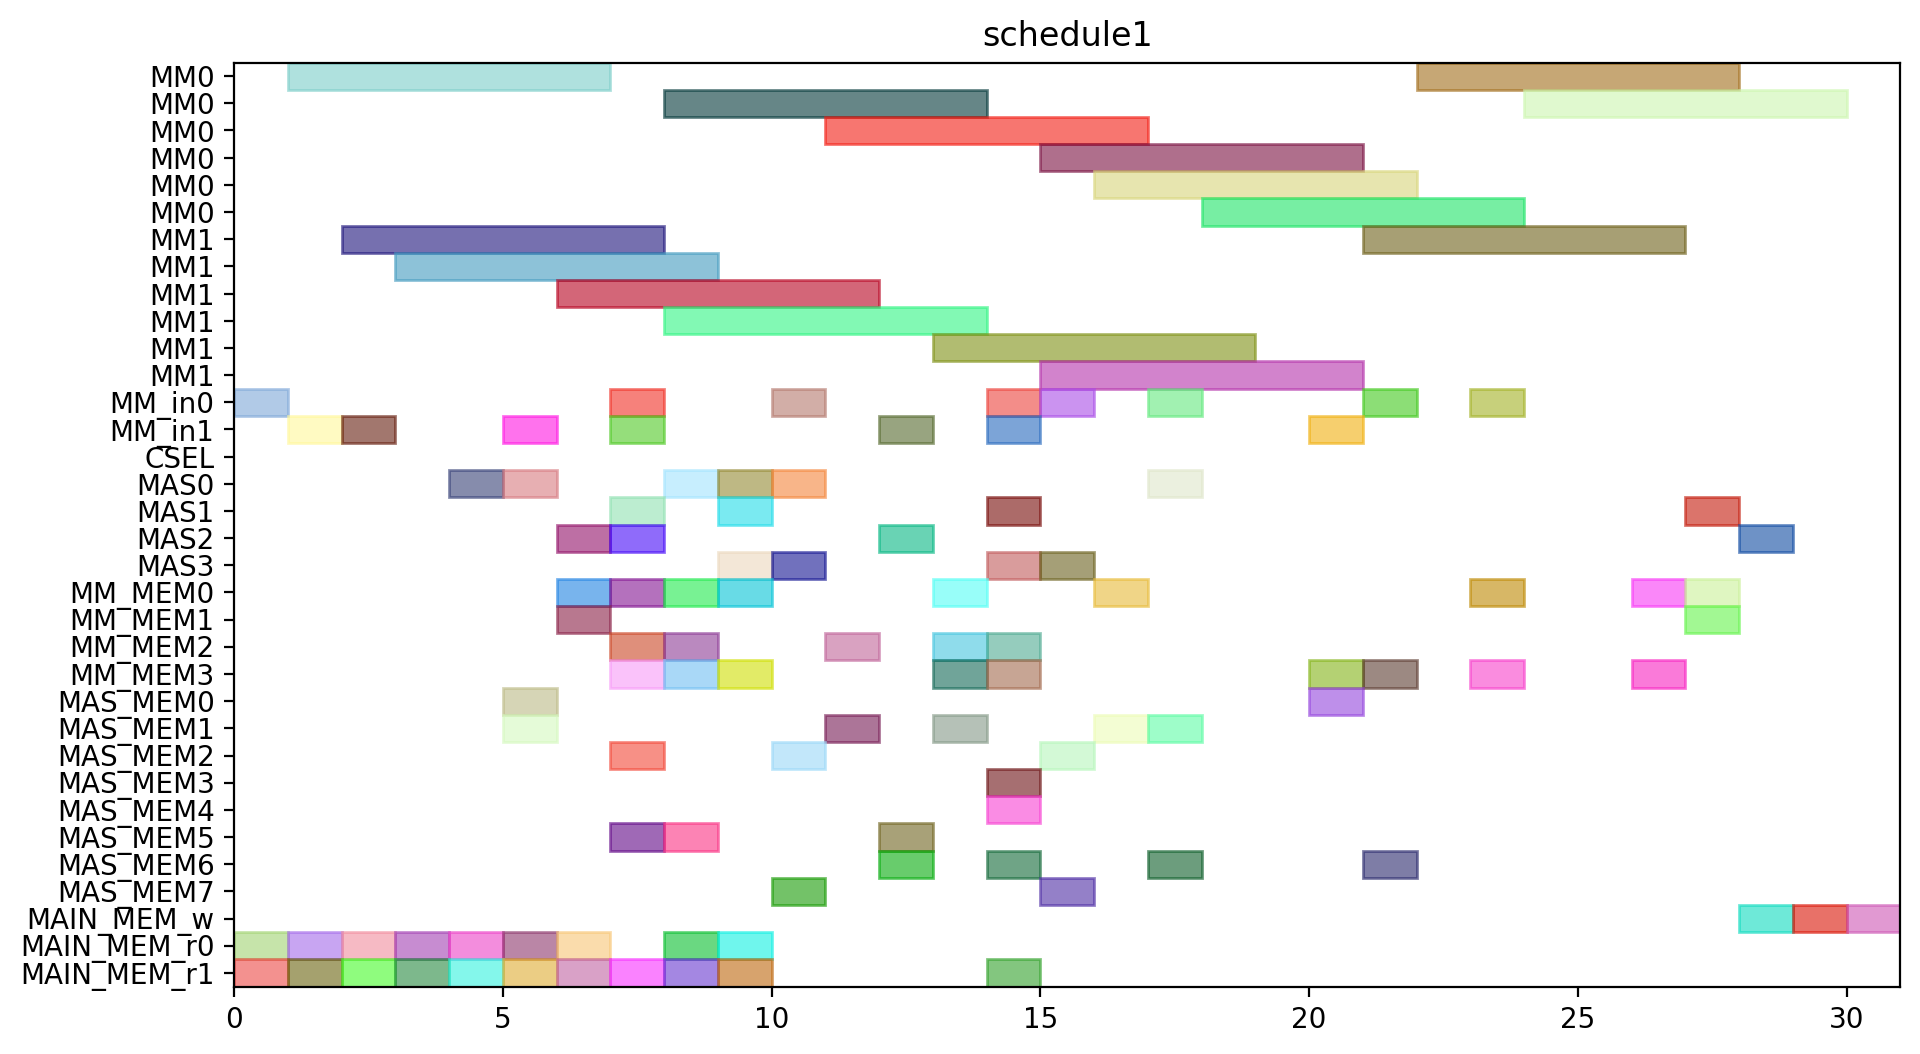

Recreate this plot in Python.
from pyschedule import Scenario, solvers, plotters, alt


def solve():
	horizon = 144
	S = Scenario("schedule1", horizon=horizon)

	# resource
	MM = S.Resources('MM', num=2, size=6)
	MM_in = S.Resources('MM_in', num=2)
	CSEL = S.Resource('CSEL')
	MAS = S.Resources('MAS', num=4, size=1, periods=range(1, horizon))
	MM_MEM = S.Resources('MM_MEM', num=4)
	MAS_MEM = S.Resources('MAS_MEM', num=8)
	MAIN_MEM_w = S.Resource('MAIN_MEM_w', size=1)
	MAIN_MEM_r = S.Resources('MAIN_MEM_r', num=2)

	# result of previous scheduling
	t0_in = S.Task('t0_in', length=1, delay_cost=1)
	S += t0_in >= 0
	t0_in += MM_in[0]

	t0_mem0 = S.Task('t0_mem0', length=1, delay_cost=1)
	S += t0_mem0 >= 0
	t0_mem0 += MAIN_MEM_r[0]

	t0_mem1 = S.Task('t0_mem1', length=1, delay_cost=1)
	S += t0_mem1 >= 0
	t0_mem1 += MAIN_MEM_r[1]

	t0 = S.Task('t0', length=6, delay_cost=1)
	S += t0 >= 1
	t0 += MM[0]

	t2_in = S.Task('t2_in', length=1, delay_cost=1)
	S += t2_in >= 1
	t2_in += MM_in[1]

	t2_mem0 = S.Task('t2_mem0', length=1, delay_cost=1)
	S += t2_mem0 >= 1
	t2_mem0 += MAIN_MEM_r[0]

	t2_mem1 = S.Task('t2_mem1', length=1, delay_cost=1)
	S += t2_mem1 >= 1
	t2_mem1 += MAIN_MEM_r[1]

	t1_in = S.Task('t1_in', length=1, delay_cost=1)
	S += t1_in >= 2
	t1_in += MM_in[1]

	t1_mem0 = S.Task('t1_mem0', length=1, delay_cost=1)
	S += t1_mem0 >= 2
	t1_mem0 += MAIN_MEM_r[0]

	t1_mem1 = S.Task('t1_mem1', length=1, delay_cost=1)
	S += t1_mem1 >= 2
	t1_mem1 += MAIN_MEM_r[1]

	t2 = S.Task('t2', length=6, delay_cost=1)
	S += t2 >= 2
	t2 += MM[1]

	t1 = S.Task('t1', length=6, delay_cost=1)
	S += t1 >= 3
	t1 += MM[1]

	t4_mem0 = S.Task('t4_mem0', length=1, delay_cost=1)
	S += t4_mem0 >= 3
	t4_mem0 += MAIN_MEM_r[0]

	t4_mem1 = S.Task('t4_mem1', length=1, delay_cost=1)
	S += t4_mem1 >= 3
	t4_mem1 += MAIN_MEM_r[1]

	t3_mem0 = S.Task('t3_mem0', length=1, delay_cost=1)
	S += t3_mem0 >= 4
	t3_mem0 += MAIN_MEM_r[0]

	t3_mem1 = S.Task('t3_mem1', length=1, delay_cost=1)
	S += t3_mem1 >= 4
	t3_mem1 += MAIN_MEM_r[1]

	t4 = S.Task('t4', length=1, delay_cost=1)
	S += t4 >= 4
	t4 += MAS[0]

	t14_mem0 = S.Task('t14_mem0', length=1, delay_cost=1)
	S += t14_mem0 >= 5
	t14_mem0 += MAIN_MEM_r[0]

	t14_mem1 = S.Task('t14_mem1', length=1, delay_cost=1)
	S += t14_mem1 >= 5
	t14_mem1 += MAIN_MEM_r[1]

	t3 = S.Task('t3', length=1, delay_cost=1)
	S += t3 >= 5
	t3 += MAS[0]

	t5_in = S.Task('t5_in', length=1, delay_cost=1)
	S += t5_in >= 5
	t5_in += MM_in[1]

	t5_mem0 = S.Task('t5_mem0', length=1, delay_cost=1)
	S += t5_mem0 >= 5
	t5_mem0 += MAS_MEM[0]

	t5_mem1 = S.Task('t5_mem1', length=1, delay_cost=1)
	S += t5_mem1 >= 5
	t5_mem1 += MAS_MEM[1]

	t13_mem0 = S.Task('t13_mem0', length=1, delay_cost=1)
	S += t13_mem0 >= 6
	t13_mem0 += MAIN_MEM_r[0]

	t13_mem1 = S.Task('t13_mem1', length=1, delay_cost=1)
	S += t13_mem1 >= 6
	t13_mem1 += MAIN_MEM_r[1]

	t14 = S.Task('t14', length=1, delay_cost=1)
	S += t14 >= 6
	t14 += MAS[2]

	t18_mem0 = S.Task('t18_mem0', length=1, delay_cost=1)
	S += t18_mem0 >= 6
	t18_mem0 += MM_MEM[0]

	t18_mem1 = S.Task('t18_mem1', length=1, delay_cost=1)
	S += t18_mem1 >= 6
	t18_mem1 += MM_MEM[1]

	t5 = S.Task('t5', length=6, delay_cost=1)
	S += t5 >= 6
	t5 += MM[1]

	t13 = S.Task('t13', length=1, delay_cost=1)
	S += t13 >= 7
	t13 += MAS[1]

	t15_in = S.Task('t15_in', length=1, delay_cost=1)
	S += t15_in >= 7
	t15_in += MM_in[0]

	t15_mem0 = S.Task('t15_mem0', length=1, delay_cost=1)
	S += t15_mem0 >= 7
	t15_mem0 += MAS_MEM[2]

	t15_mem1 = S.Task('t15_mem1', length=1, delay_cost=1)
	S += t15_mem1 >= 7
	t15_mem1 += MAS_MEM[5]

	t16_mem0 = S.Task('t16_mem0', length=1, delay_cost=1)
	S += t16_mem0 >= 7
	t16_mem0 += MM_MEM[0]

	t16_mem1 = S.Task('t16_mem1', length=1, delay_cost=1)
	S += t16_mem1 >= 7
	t16_mem1 += MM_MEM[3]

	t18 = S.Task('t18', length=1, delay_cost=1)
	S += t18 >= 7
	t18 += MAS[2]

	t20_in = S.Task('t20_in', length=1, delay_cost=1)
	S += t20_in >= 7
	t20_in += MM_in[1]

	t20_mem0 = S.Task('t20_mem0', length=1, delay_cost=1)
	S += t20_mem0 >= 7
	t20_mem0 += MM_MEM[2]

	t20_mem1 = S.Task('t20_mem1', length=1, delay_cost=1)
	S += t20_mem1 >= 7
	t20_mem1 += MAIN_MEM_r[1]

	t11_mem0 = S.Task('t11_mem0', length=1, delay_cost=1)
	S += t11_mem0 >= 8
	t11_mem0 += MM_MEM[2]

	t11_mem1 = S.Task('t11_mem1', length=1, delay_cost=1)
	S += t11_mem1 >= 8
	t11_mem1 += MM_MEM[3]

	t15 = S.Task('t15', length=6, delay_cost=1)
	S += t15 >= 8
	t15 += MM[0]

	t16 = S.Task('t16', length=1, delay_cost=1)
	S += t16 >= 8
	t16 += MAS[0]

	t19_mem0 = S.Task('t19_mem0', length=1, delay_cost=1)
	S += t19_mem0 >= 8
	t19_mem0 += MM_MEM[0]

	t19_mem1 = S.Task('t19_mem1', length=1, delay_cost=1)
	S += t19_mem1 >= 8
	t19_mem1 += MAS_MEM[5]

	t20 = S.Task('t20', length=6, delay_cost=1)
	S += t20 >= 8
	t20 += MM[1]

	t8_mem0 = S.Task('t8_mem0', length=1, delay_cost=1)
	S += t8_mem0 >= 8
	t8_mem0 += MAIN_MEM_r[0]

	t8_mem1 = S.Task('t8_mem1', length=1, delay_cost=1)
	S += t8_mem1 >= 8
	t8_mem1 += MAIN_MEM_r[1]

	t11 = S.Task('t11', length=1, delay_cost=1)
	S += t11 >= 9
	t11 += MAS[0]

	t19 = S.Task('t19', length=1, delay_cost=1)
	S += t19 >= 9
	t19 += MAS[3]

	t6_mem0 = S.Task('t6_mem0', length=1, delay_cost=1)
	S += t6_mem0 >= 9
	t6_mem0 += MM_MEM[0]

	t6_mem1 = S.Task('t6_mem1', length=1, delay_cost=1)
	S += t6_mem1 >= 9
	t6_mem1 += MM_MEM[3]

	t8 = S.Task('t8', length=1, delay_cost=1)
	S += t8 >= 9
	t8 += MAS[1]

	t9_mem0 = S.Task('t9_mem0', length=1, delay_cost=1)
	S += t9_mem0 >= 9
	t9_mem0 += MAIN_MEM_r[0]

	t9_mem1 = S.Task('t9_mem1', length=1, delay_cost=1)
	S += t9_mem1 >= 9
	t9_mem1 += MAIN_MEM_r[1]

	t10_in = S.Task('t10_in', length=1, delay_cost=1)
	S += t10_in >= 10
	t10_in += MM_in[0]

	t10_mem0 = S.Task('t10_mem0', length=1, delay_cost=1)
	S += t10_mem0 >= 10
	t10_mem0 += MAS_MEM[2]

	t10_mem1 = S.Task('t10_mem1', length=1, delay_cost=1)
	S += t10_mem1 >= 10
	t10_mem1 += MAS_MEM[7]

	t6 = S.Task('t6', length=1, delay_cost=1)
	S += t6 >= 10
	t6 += MAS[0]

	t9 = S.Task('t9', length=1, delay_cost=1)
	S += t9 >= 10
	t9 += MAS[3]

	t10 = S.Task('t10', length=6, delay_cost=1)
	S += t10 >= 11
	t10 += MM[0]

	t7_mem0 = S.Task('t7_mem0', length=1, delay_cost=1)
	S += t7_mem0 >= 11
	t7_mem0 += MM_MEM[2]

	t7_mem1 = S.Task('t7_mem1', length=1, delay_cost=1)
	S += t7_mem1 >= 11
	t7_mem1 += MAS_MEM[1]

	t28_in = S.Task('t28_in', length=1, delay_cost=1)
	S += t28_in >= 12
	t28_in += MM_in[1]

	t28_mem0 = S.Task('t28_mem0', length=1, delay_cost=1)
	S += t28_mem0 >= 12
	t28_mem0 += MAS_MEM[6]

	t28_mem1 = S.Task('t28_mem1', length=1, delay_cost=1)
	S += t28_mem1 >= 12
	t28_mem1 += MAS_MEM[5]

	t7 = S.Task('t7', length=1, delay_cost=1)
	S += t7 >= 12
	t7 += MAS[2]

	t17_mem0 = S.Task('t17_mem0', length=1, delay_cost=1)
	S += t17_mem0 >= 13
	t17_mem0 += MM_MEM[0]

	t17_mem1 = S.Task('t17_mem1', length=1, delay_cost=1)
	S += t17_mem1 >= 13
	t17_mem1 += MAS_MEM[1]

	t22_mem0 = S.Task('t22_mem0', length=1, delay_cost=1)
	S += t22_mem0 >= 13
	t22_mem0 += MM_MEM[2]

	t22_mem1 = S.Task('t22_mem1', length=1, delay_cost=1)
	S += t22_mem1 >= 13
	t22_mem1 += MM_MEM[3]

	t28 = S.Task('t28', length=6, delay_cost=1)
	S += t28 >= 13
	t28 += MM[1]

	t17 = S.Task('t17', length=1, delay_cost=1)
	S += t17 >= 14
	t17 += MAS[3]

	t21_mem0 = S.Task('t21_mem0', length=1, delay_cost=1)
	S += t21_mem0 >= 14
	t21_mem0 += MM_MEM[2]

	t21_mem1 = S.Task('t21_mem1', length=1, delay_cost=1)
	S += t21_mem1 >= 14
	t21_mem1 += MM_MEM[3]

	t22 = S.Task('t22', length=1, delay_cost=1)
	S += t22 >= 14
	t22 += MAS[1]

	t23_in = S.Task('t23_in', length=1, delay_cost=1)
	S += t23_in >= 14
	t23_in += MM_in[1]

	t23_mem0 = S.Task('t23_mem0', length=1, delay_cost=1)
	S += t23_mem0 >= 14
	t23_mem0 += MAS_MEM[6]

	t23_mem1 = S.Task('t23_mem1', length=1, delay_cost=1)
	S += t23_mem1 >= 14
	t23_mem1 += MAIN_MEM_r[1]

	t25_in = S.Task('t25_in', length=1, delay_cost=1)
	S += t25_in >= 14
	t25_in += MM_in[0]

	t25_mem0 = S.Task('t25_mem0', length=1, delay_cost=1)
	S += t25_mem0 >= 14
	t25_mem0 += MAS_MEM[4]

	t25_mem1 = S.Task('t25_mem1', length=1, delay_cost=1)
	S += t25_mem1 >= 14
	t25_mem1 += MAS_MEM[3]

	t21 = S.Task('t21', length=1, delay_cost=1)
	S += t21 >= 15
	t21 += MAS[3]

	t23 = S.Task('t23', length=6, delay_cost=1)
	S += t23 >= 15
	t23 += MM[1]

	t25 = S.Task('t25', length=6, delay_cost=1)
	S += t25 >= 15
	t25 += MM[0]

	t27_in = S.Task('t27_in', length=1, delay_cost=1)
	S += t27_in >= 15
	t27_in += MM_in[0]

	t27_mem0 = S.Task('t27_mem0', length=1, delay_cost=1)
	S += t27_mem0 >= 15
	t27_mem0 += MAS_MEM[2]

	t27_mem1 = S.Task('t27_mem1', length=1, delay_cost=1)
	S += t27_mem1 >= 15
	t27_mem1 += MAS_MEM[7]

	t12_mem0 = S.Task('t12_mem0', length=1, delay_cost=1)
	S += t12_mem0 >= 16
	t12_mem0 += MM_MEM[0]

	t12_mem1 = S.Task('t12_mem1', length=1, delay_cost=1)
	S += t12_mem1 >= 16
	t12_mem1 += MAS_MEM[1]

	t27 = S.Task('t27', length=6, delay_cost=1)
	S += t27 >= 16
	t27 += MM[0]

	t12 = S.Task('t12', length=1, delay_cost=1)
	S += t12 >= 17
	t12 += MAS[0]

	t29_in = S.Task('t29_in', length=1, delay_cost=1)
	S += t29_in >= 17
	t29_in += MM_in[0]

	t29_mem0 = S.Task('t29_mem0', length=1, delay_cost=1)
	S += t29_mem0 >= 17
	t29_mem0 += MAS_MEM[6]

	t29_mem1 = S.Task('t29_mem1', length=1, delay_cost=1)
	S += t29_mem1 >= 17
	t29_mem1 += MAS_MEM[1]

	t29 = S.Task('t29', length=6, delay_cost=1)
	S += t29 >= 18
	t29 += MM[0]


	# new tasks
	t24 = S.Task('t24', length=6, delay_cost=1)
	t24 += alt(MM)
	t24_in = S.Task('t24_in', length=1, delay_cost=1)
	t24_in += alt(MM_in)
	S += t24_in*MM_in[0]<=t24*MM[0]
	S += t24_in*MM_in[1]<=t24*MM[1]
	t24_mem0 = S.Task('t24_mem0', length=1, delay_cost=1)
	t24_mem0 += MAS_MEM[0]
	S += 17 < t24_mem0
	S += t24_mem0 <= t24

	t24_mem1 = S.Task('t24_mem1', length=1, delay_cost=1)
	t24_mem1 += MM_MEM[3]
	S += 20 < t24_mem1
	S += t24_mem1 <= t24

	t26 = S.Task('t26', length=6, delay_cost=1)
	t26 += alt(MM)
	t26_in = S.Task('t26_in', length=1, delay_cost=1)
	t26_in += alt(MM_in)
	S += t26_in*MM_in[0]<=t26*MM[0]
	S += t26_in*MM_in[1]<=t26*MM[1]
	t26_mem0 = S.Task('t26_mem0', length=1, delay_cost=1)
	t26_mem0 += MAS_MEM[6]
	S += 9 < t26_mem0
	S += t26_mem0 <= t26

	t26_mem1 = S.Task('t26_mem1', length=1, delay_cost=1)
	t26_mem1 += MM_MEM[3]
	S += 20 < t26_mem1
	S += t26_mem1 <= t26

	PZ_new = S.Task('PZ_new', length=6, delay_cost=1)
	PZ_new += alt(MM)
	PZ_new_in = S.Task('PZ_new_in', length=1, delay_cost=1)
	PZ_new_in += alt(MM_in)
	S += PZ_new_in*MM_in[0]<=PZ_new*MM[0]
	S += PZ_new_in*MM_in[1]<=PZ_new*MM[1]
	S += 0<PZ_new

	PZ_new_w = S.Task('PZ_new_w', length=1, delay_cost=1)
	PZ_new_w += alt(MAIN_MEM_w)
	S += PZ_new <= PZ_new_w

	PZ_new_mem0 = S.Task('PZ_new_mem0', length=1, delay_cost=1)
	PZ_new_mem0 += MM_MEM[0]
	S += 23 < PZ_new_mem0
	S += PZ_new_mem0 <= PZ_new

	PZ_new_mem1 = S.Task('PZ_new_mem1', length=1, delay_cost=1)
	PZ_new_mem1 += MM_MEM[3]
	S += 18 < PZ_new_mem1
	S += PZ_new_mem1 <= PZ_new

	PX_new = S.Task('PX_new', length=1, delay_cost=1)
	PX_new += alt(MAS)
	S += 0<PX_new

	PX_new_w = S.Task('PX_new_w', length=1, delay_cost=1)
	PX_new_w += alt(MAIN_MEM_w)
	S += PX_new <= PX_new_w

	PX_new_mem0 = S.Task('PX_new_mem0', length=1, delay_cost=1)
	PX_new_mem0 += MM_MEM[0]
	S += 20 < PX_new_mem0
	S += PX_new_mem0 <= PX_new

	PX_new_mem1 = S.Task('PX_new_mem1', length=1, delay_cost=1)
	PX_new_mem1 += alt(MM_MEM)
	S += (t24*MM[0])-1 < PX_new_mem1*MM_MEM[1]
	S += (t24*MM[1])-1 < PX_new_mem1*MM_MEM[3]
	S += PX_new_mem1 <= PX_new

	PY_new = S.Task('PY_new', length=1, delay_cost=1)
	PY_new += alt(MAS)
	S += 0<PY_new

	PY_new_w = S.Task('PY_new_w', length=1, delay_cost=1)
	PY_new_w += alt(MAIN_MEM_w)
	S += PY_new <= PY_new_w

	PY_new_mem0 = S.Task('PY_new_mem0', length=1, delay_cost=1)
	PY_new_mem0 += MM_MEM[0]
	S += 21 < PY_new_mem0
	S += PY_new_mem0 <= PY_new

	PY_new_mem1 = S.Task('PY_new_mem1', length=1, delay_cost=1)
	PY_new_mem1 += alt(MM_MEM)
	S += (t26*MM[0])-1 < PY_new_mem1*MM_MEM[1]
	S += (t26*MM[1])-1 < PY_new_mem1*MM_MEM[3]
	S += PY_new_mem1 <= PY_new

	solvers.mip.solve(S,msg=1,kind='CPLEX',ratio_gap=1.01)

	solution = [['hoge']*len(S.solution()[1]) for i in range(len(S.solution()))]
	for i in range(len(S.solution())):
		for j in range(len(S.solution()[i])):
			solution[i][j]=str(S.solution()[i][j])
	print(solution)

	cycles = int(solution[-1][3])

	pic_file_name = "/home/mfukuda/ABE/multiRAM_multiMAS_16mux/scheduling_result/stage6MM2_stage1MAS4/EP_ADD_A_0/schedule1.png"
	if(S.solution() != []):
		plotters.matplotlib.plot(S,img_filename=pic_file_name, show_task_labels=False, fig_size=(cycles*0.25+3, 6))

	return solution
